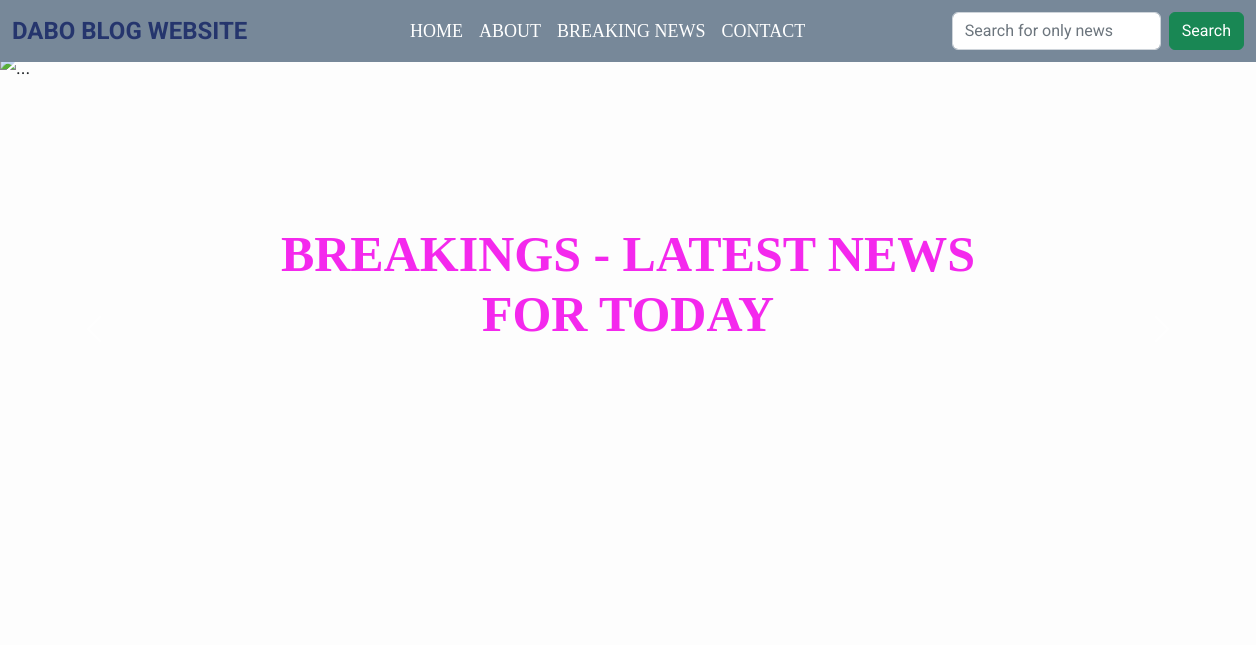
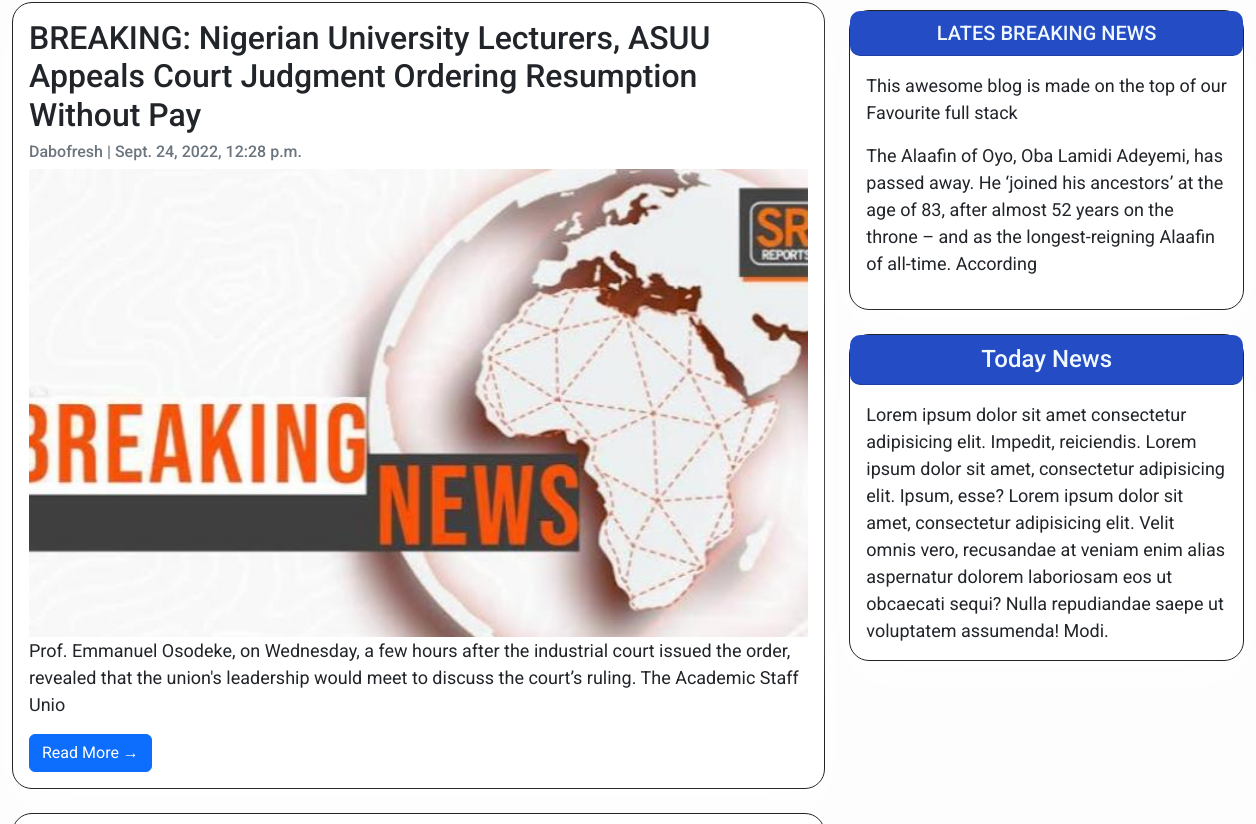
/ (upper part), run on an earlier commit of the app's database (2 pictures, top to bottom).
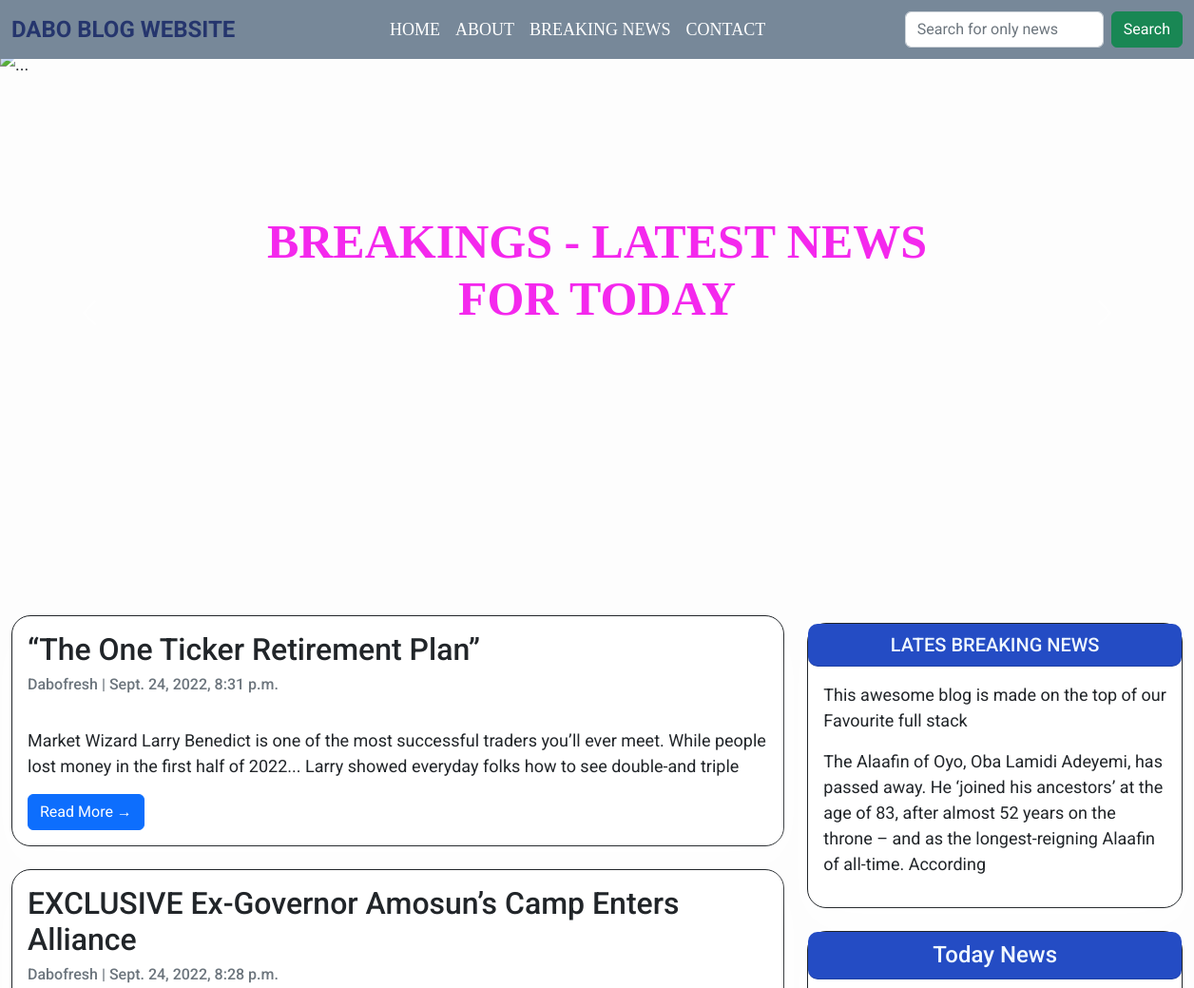
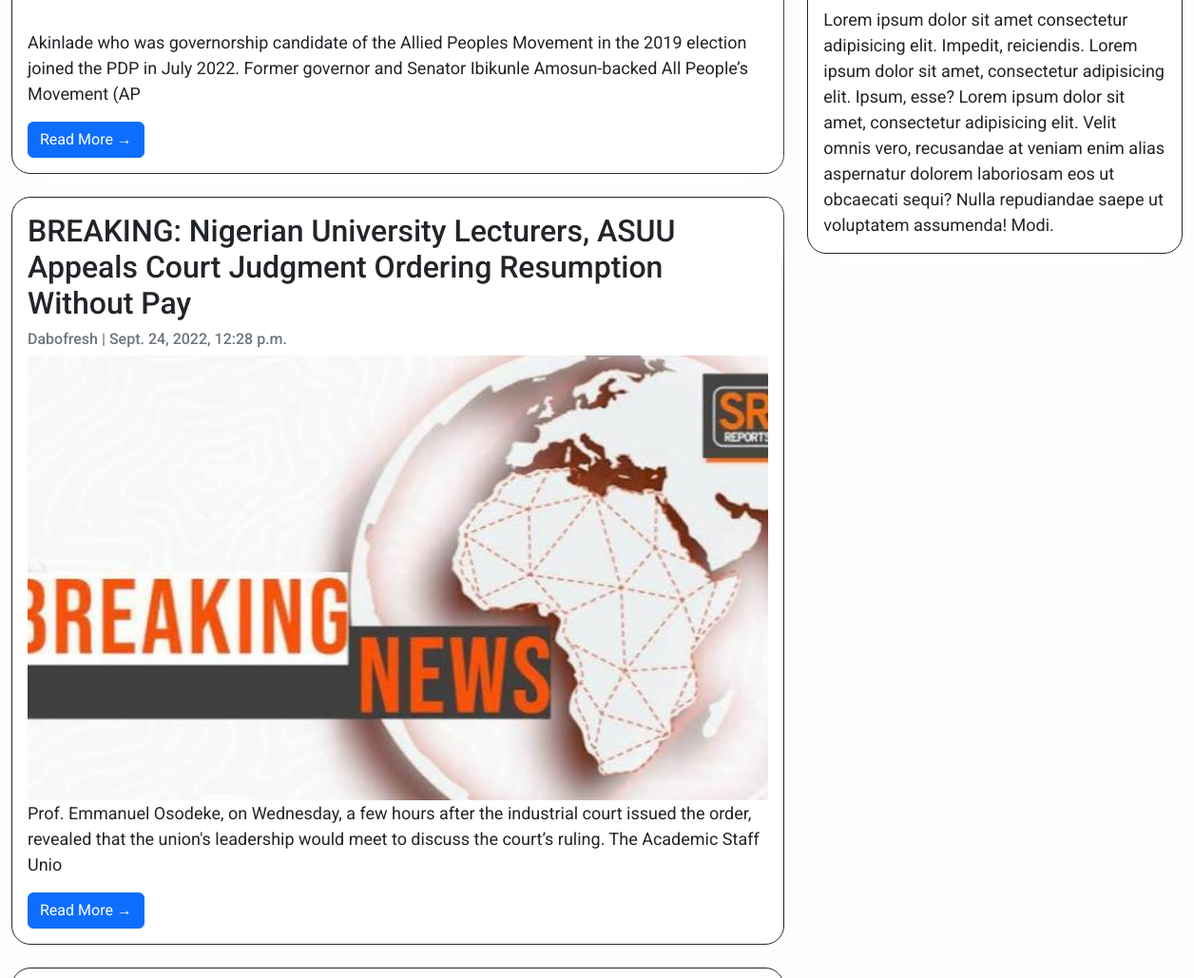
And on a later commit of the database (2 pictures, top to bottom).
### blogapp/models.py (models this page shows, shortened)
class Post(models.Model):
      title=models.CharField(max_length=200,unique=True)
      slug = models.SlugField(max_length=200, unique=True)
      author = models.ForeignKey(User, on_delete= models.CASCADE, related_name='blog_posts')
      updated_on = models.DateTimeField(auto_now= True)
      picture = models.ImageField(default='upload')
      content = models.TextField()
      created_on = models.DateTimeField(auto_now_add=True)
      status = models.IntegerField(choices=STATUS, default=0)
      class Meta:
            ordering= ['-created_on']

### blogapp/views.py (the view)
# urls.py: path('', views.PostList.as_view(), name='home'),
class PostList(generic.ListView):
    queryset = Post.objects.filter(status=1).order_by('-created_on')
    template_name = 'index.html'

### templates/index.html (shortened to what this page needs)
{% extends "base.html" %}
{% block content %}
        <div id="carouselExampleFade" class="carousel slide carousel-fade" data-bs-ride="carousel">
            <div class="carousel-inner" id="sel">
                <div class="carousel-item active">
                    <img src="media/b2.jpg" class="d-block w-100"  height="550px" alt="...">
                    <div  class="carousel-caption d-none d-md-block">
                        <h5 id="label" style="color:rgba(242, 9, 234, 0.874);">BREAKINGS - LATEST NEWS FOR TODAY </h5>
                    </div>
                </div>
            </div>
            <button class="carousel-control-prev" type="button" data-bs-target="#carouselExampleFade" data-bs-slide="prev">
                <span class="carousel-control-prev-icon" aria-hidden="true"></span>
            </button>
            <button class="carousel-control-next" type="button" data-bs-target="#carouselExampleFade" data-bs-slide="next">
                <span class="carousel-control-next-icon" aria-hidden="true"></span>
            </button>
        </div><br>
    <div class="container-fluid">
        <div class="row">
            <div class="col-md-8 mt-3 left">
                {% for post in post_list %}
                <div class="card mb-4">
                    <div class="card-body">
                        <h2 class="card-title">{{ post.title }}</h2>
                        <p class="card-text text-muted h6">{{ post.author }} | {{ post.created_on}} </p>
                        <img src="{{post.picture.url }}" class="image-fluid" width="100%" alt="">
                        <p class="card-text">{{post.content|slice:":200" }}</p>
                        <a href="{% url 'post_detail' post.slug  %}" class="btn btn-primary">Read More &rarr;</a>
                    </div>
                </div>
                {% endfor %}
            </div>
            {% block sidebar %}
            {% include 'sidebar.html' %}
            {% endblock sidebar %}
        </div>
    </div>
    {%endblock%}

What changed in the data, as far as the page shows it:
added Post: title "“The One Ticker Retirement Plan”", author "Dabofresh", created_on "Sept. 24, 2022, 8:31 p.m.", content "Market Wizard Larry Benedict is one of the most successful traders you’ll ever meet. While people lost money in the first half of 2022... Larry showed everyday folks how to see double-and triple"
added Post: title "EXCLUSIVE Ex-Governor Amosun’s Camp Enters Alliance", author "Dabofresh", created_on "Sept. 24, 2022, 8:28 p.m.", content "Akinlade who was governorship candidate of the Allied Peoples Movement in the 2019 election joined the PDP in July 2022. Former governor and Senator Ibikunle Amosun-backed All People’s Movement (AP"
